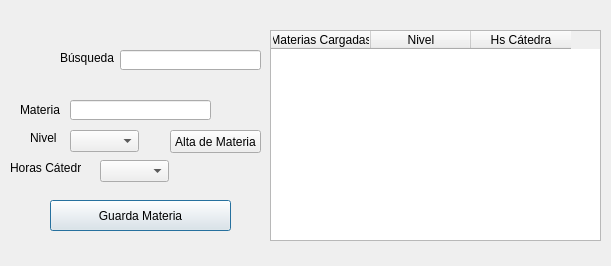
<?xml version="1.0" encoding="UTF-8"?>
<ui version="4.0">
 <class>dlgAdminMaterias</class>
 <widget class="QDialog" name="dlgAdminMaterias">
  <property name="geometry">
   <rect>
    <x>0</x>
    <y>0</y>
    <width>611</width>
    <height>266</height>
   </rect>
  </property>
  <property name="minimumSize">
   <size>
    <width>611</width>
    <height>266</height>
   </size>
  </property>
  <property name="maximumSize">
   <size>
    <width>611</width>
    <height>266</height>
   </size>
  </property>
  <property name="windowTitle">
   <string>Administra Materias</string>
  </property>
  <widget class="QLabel" name="lblMateria">
   <property name="geometry">
    <rect>
     <x>20</x>
     <y>100</y>
     <width>41</width>
     <height>20</height>
    </rect>
   </property>
   <property name="text">
    <string>Materia</string>
   </property>
  </widget>
  <widget class="QLineEdit" name="leMateria">
   <property name="geometry">
    <rect>
     <x>70</x>
     <y>100</y>
     <width>141</width>
     <height>20</height>
    </rect>
   </property>
   <property name="inputMask">
    <string/>
   </property>
   <property name="clearButtonEnabled">
    <bool>false</bool>
   </property>
  </widget>
  <widget class="QPushButton" name="pbGuardaMateria">
   <property name="geometry">
    <rect>
     <x>50</x>
     <y>200</y>
     <width>181</width>
     <height>31</height>
    </rect>
   </property>
   <property name="sizePolicy">
    <sizepolicy hsizetype="Minimum" vsizetype="Minimum">
     <horstretch>0</horstretch>
     <verstretch>0</verstretch>
    </sizepolicy>
   </property>
   <property name="text">
    <string>Guarda Materia</string>
   </property>
  </widget>
  <widget class="QLabel" name="lblNivel">
   <property name="geometry">
    <rect>
     <x>30</x>
     <y>130</y>
     <width>31</width>
     <height>16</height>
    </rect>
   </property>
   <property name="text">
    <string>Nivel</string>
   </property>
  </widget>
  <widget class="QComboBox" name="cbNivel">
   <property name="geometry">
    <rect>
     <x>70</x>
     <y>130</y>
     <width>69</width>
     <height>22</height>
    </rect>
   </property>
  </widget>
  <widget class="QLabel" name="lblHorasCatedra">
   <property name="geometry">
    <rect>
     <x>10</x>
     <y>160</y>
     <width>71</width>
     <height>16</height>
    </rect>
   </property>
   <property name="text">
    <string>Horas Cátedra</string>
   </property>
  </widget>
  <widget class="QComboBox" name="cbHsCatedra">
   <property name="geometry">
    <rect>
     <x>100</x>
     <y>160</y>
     <width>69</width>
     <height>22</height>
    </rect>
   </property>
  </widget>
  <widget class="QTableWidget" name="twMaterias">
   <property name="geometry">
    <rect>
     <x>270</x>
     <y>30</y>
     <width>331</width>
     <height>211</height>
    </rect>
   </property>
   <property name="editTriggers">
    <set>QAbstractItemView::AnyKeyPressed|QAbstractItemView::EditKeyPressed</set>
   </property>
   <property name="showGrid">
    <bool>false</bool>
   </property>
   <property name="columnCount">
    <number>3</number>
   </property>
   <column>
    <property name="text">
     <string>Materias Cargadas</string>
    </property>
   </column>
   <column>
    <property name="text">
     <string>Nivel</string>
    </property>
   </column>
   <column>
    <property name="text">
     <string>Hs Cátedra</string>
    </property>
   </column>
  </widget>
  <widget class="QLabel" name="lblEstado">
   <property name="geometry">
    <rect>
     <x>70</x>
     <y>10</y>
     <width>161</width>
     <height>20</height>
    </rect>
   </property>
   <property name="text">
    <string/>
   </property>
  </widget>
  <widget class="QPushButton" name="pbAlta">
   <property name="geometry">
    <rect>
     <x>170</x>
     <y>130</y>
     <width>91</width>
     <height>23</height>
    </rect>
   </property>
   <property name="text">
    <string>Alta de Materia</string>
   </property>
  </widget>
  <widget class="QLineEdit" name="leBusqueda">
   <property name="geometry">
    <rect>
     <x>120</x>
     <y>50</y>
     <width>141</width>
     <height>20</height>
    </rect>
   </property>
   <property name="inputMask">
    <string/>
   </property>
   <property name="clearButtonEnabled">
    <bool>false</bool>
   </property>
  </widget>
  <widget class="QLabel" name="lblBusqueda">
   <property name="geometry">
    <rect>
     <x>60</x>
     <y>50</y>
     <width>61</width>
     <height>16</height>
    </rect>
   </property>
   <property name="text">
    <string>Búsqueda</string>
   </property>
  </widget>
 </widget>
 <tabstops>
  <tabstop>leMateria</tabstop>
 </tabstops>
 <resources/>
 <connections/>
</ui>
